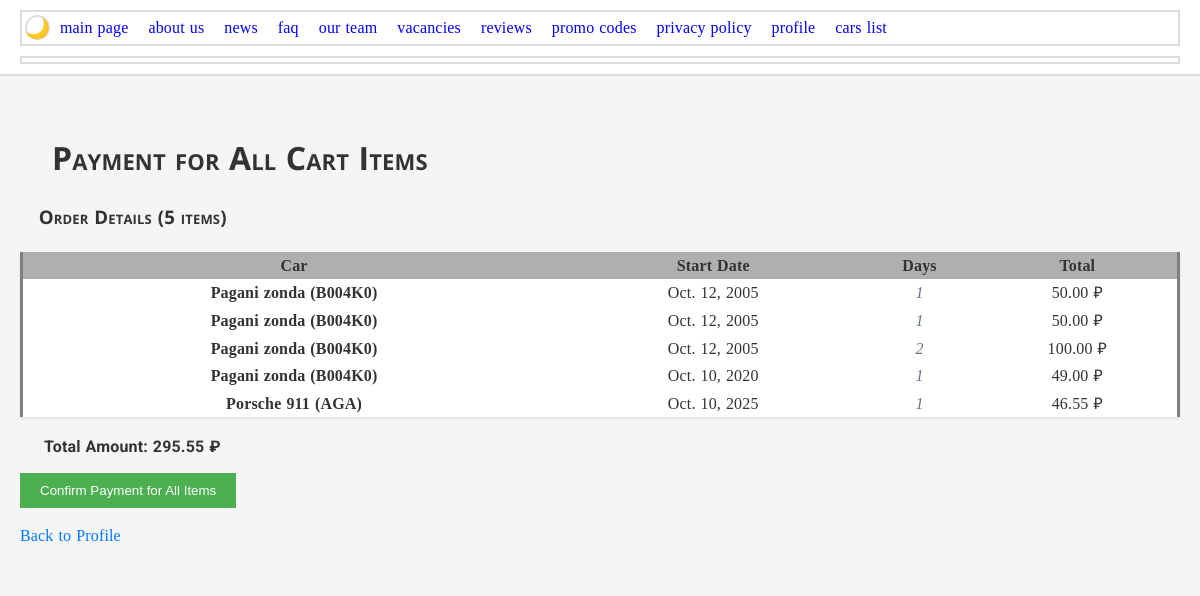
Screenshot of /payment/ (signed in) with the database file from the repository.
### main/models.py (models this page shows, shortened)
class Rental(models.Model):
    STATUS_CHOICES = [
        ('PENDING', 'Waiting confirmation'),
        ('CONFIRMED', 'Confirmed'),
        ('ACTIVE', 'Active'),
        ('COMPLETED', 'Completed'),
        ('CANCELLED', 'Cancelled'),
    ]
    client = models.ForeignKey(User, on_delete=models.PROTECT)
    car = models.ForeignKey(Car, on_delete=models.PROTECT)
    start_date = models.DateField('Start date')
    days = models.PositiveIntegerField('Days quantity')
    expected_return_date = models.DateField('Expected return date', blank=True)
    rental_amount = models.DecimalField('Rental amount', max_digits=10, decimal_places=2, blank=True, editable=False)
    discount_amount = models.DecimalField('Discount amount', max_digits=10, decimal_places=2, default=0, editable=False)
    total_amount = models.DecimalField('Total amount', max_digits=10, decimal_places=2, blank=True, editable=False)
    promo_code = models.ForeignKey(PromoCode, on_delete=models.SET_NULL, null=True, blank=True)
    status = models.CharField('Status', max_length=10, choices=STATUS_CHOICES, default='PENDING', blank=True)
    fines = models.ManyToManyField(Fine, blank=True)
    is_paid = models.BooleanField('Paid', default=False)  # Новое поле!
    class Meta:
        verbose_name = 'Rental'
        verbose_name_plural = 'Rentals'

class Car(models.Model):
    license_plate = models.CharField(max_length=20, unique=True)
    model = models.ForeignKey(CarModel, on_delete=models.CASCADE)
    body_type = models.OneToOneField(BodyType, on_delete=models.PROTECT,  null=True, blank=True)  # Пример OneToOne
    year = models.PositiveIntegerField()
    daily_rental_price = models.DecimalField(max_digits=8, decimal_places=2, editable = False)
    price = models.DecimalField(max_digits=12, decimal_places=2)
    def __str__(self):
        return f"{self.model} ({self.license_plate})"

class CarModel(models.Model):
    name = models.CharField(max_length=100)
    def __str__(self):
        return self.name

### main/views.py (the view)
# urls.py: path('payment/', views.payment_all_page, name='payment_all_page'),
@login_required
def payment_all_page(request):
    cart_items = Rental.objects.filter(client=request.user, status='PENDING')
    if not cart_items:
        return redirect('profile')
    total_amount = sum(rental.total_amount for rental in cart_items)
    return render(request, 'main/payment_all.html', {
        'cart_items': cart_items,
        'total_amount': total_amount
    })

### main/templates/main/payment_all.html (shortened to what this page needs)
{% extends "base.html" %}
{% block header %}Payment for All Cart Items{% endblock %}
{% block content %}
<h3>Order Details ({{ cart_items.count }} items)</h3>
<table>
    <thead>
        <tr>
            <th>Car</th>
            <th>Start Date</th>
            <th>Days</th>
            <th>Total</th>
        </tr>
    </thead>
    <tbody>
        {% for rental in cart_items %}
        <tr>
            <td>{{ rental.car }}</td>
            <td>{{ rental.start_date }}</td>
            <td>{{ rental.days }}</td>
            <td>{{ rental.total_amount }} ₽</td>
        </tr>
        {% endfor %}
    </tbody>
</table>
<p><strong>Total Amount: {{ total_amount }} ₽</strong></p>
<form method="post" action="{% url 'process_payment_all' %}">
    <button type="submit" style="padding: 10px 20px; background-color: #4CAF50; color: white; border: none; cursor: pointer;">
        Confirm Payment for All Items
    </button>
</form>
<a href="{% url 'profile' %}" style="display: inline-block; margin-top: 15px; color: #007bff;">Back to Profile</a>
{% endblock %}

### main/static/css/style2.css (style rules this page uses)
:root { --font-primary: 'Open Sans'; --font-secondary: 'Roboto'; --font-mono: monospace; --bg-primary: #f5f5f5; --bg-secondary: #ffffff; --text-primary: #333333; --text-secondary: #666666; --border-color: #dddddd; }
p { text-align: justify; font-family: var(--font-secondary); text-indent: 1.5em; margin-bottom: 1em; line-height: 1.2; word-wrap: break-word; }
h1, h2, h3 { font-family: var(--font-primary); margin: 1em 0 0.5em 0; padding: 0 1em; font-variant: small-caps; word-break: break-all; }
a:link { color: blue; text-decoration: none; }
body { line-height: 1.6; word-spacing: 0.05em; letter-spacing: 0.01em; background: #f5f5f5; margin: 0; padding-top: 80px; }
tr > th { background: #afafaf; }
td:first-child, th:first-child { font-weight: bold; border-left: 3px solid grey; }
td:last-child, th:last-child { border-right: 3px solid grey; }
td:nth-last-child(2) { font-style: italic; color: #64748b; }
[lang="en"] { quotes: '"' '"'; }
button { cursor: pointer; }
table { border-collapse: collapse; width: 100%; margin: 20px 0; background: white; box-shadow: 0 1px 3px rgba(0,0,0,0.1); }
td, th { text-align: center; vertical-align: middle; }
body { background-color: var(--bg-primary) !important; color: var(--text-primary) !important; }

### rows the page displays
Rental: car "Pagani zonda (B004K0)", start_date "Oct. 12, 2005", days "1", total_amount "50.00"
Rental: car "Pagani zonda (B004K0)", start_date "Oct. 12, 2005", days "1", total_amount "50.00"
Rental: car "Pagani zonda (B004K0)", start_date "Oct. 12, 2005", days "2", total_amount "100.00"
Rental: car "Pagani zonda (B004K0)", start_date "Oct. 10, 2020", days "1", total_amount "49.00"
Rental: car "Porsche 911 (AGA)", start_date "Oct. 10, 2025", days "1", total_amount "46.55"

### other values shown
{{ cart_items.count }} "5"
{{ total_amount }} "295.55"
